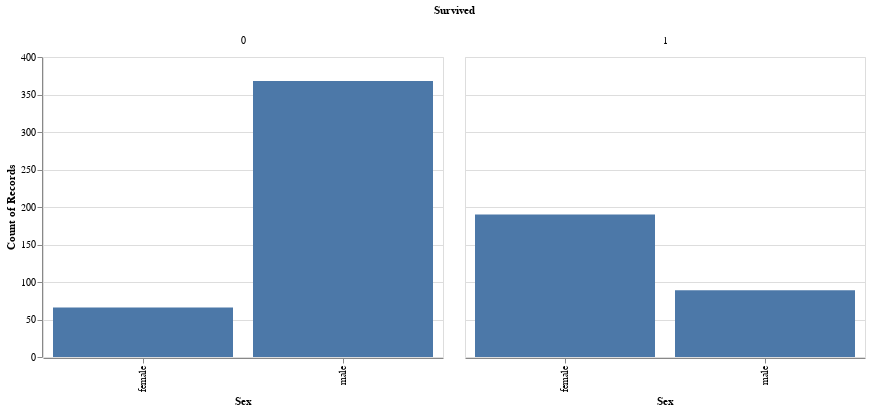

Write notebook code for a chart like this one.
### Code cell
alt.Chart(raw_train).mark_bar().encode(
    column='Survived',
    x='Sex',
    y='count():Q',
    tooltip=['count(Sex)']
)

### Figure 1 — Vega-Lite specification as saved in the notebook (floating-point values rounded to 4 significant figures; data arrays with more than 128 entries replaced by an {"elided": "..."} marker saying what was removed)
{"$schema": "https://vega.github.io/schema/vega-lite/v3.4.0.json", "config": {"mark": {"tooltip": null}, "view": {"height": 300, "width": 400}}, "data": {"name": "data-79c55d686566d8496583faee1dc06b34"}, "datasets": {"data-79c55d686566d8496583faee1dc06b34": {"elided": "713 records"}}, "encoding": {"column": {"field": "Survived", "type": "quantitative"}, "tooltip": [{"aggregate": "count", "field": "Sex", "type": "nominal"}], "x": {"field": "Sex", "type": "nominal"}, "y": {"aggregate": "count", "type": "quantitative"}}, "mark": "bar"}
